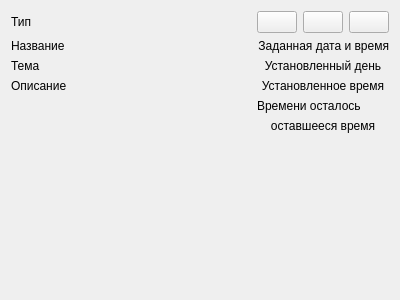
<?xml version="1.0" encoding="UTF-8"?>
<ui version="4.0">
 <class>ViewReminderForm</class>
 <widget class="QWidget" name="ViewReminderForm">
  <property name="geometry">
   <rect>
    <x>0</x>
    <y>0</y>
    <width>400</width>
    <height>300</height>
   </rect>
  </property>
  <property name="windowTitle">
   <string>Просмотр напоминания</string>
  </property>
  <layout class="QGridLayout" name="gridLayout_2">
   <item row="1" column="0">
    <widget class="QLabel" name="lbl_title">
     <property name="text">
      <string>Название</string>
     </property>
    </widget>
   </item>
   <item row="0" column="3">
    <widget class="QPushButton" name="pb_delete">
     <property name="text">
      <string/>
     </property>
    </widget>
   </item>
   <item row="1" column="2" colspan="3">
    <widget class="QLabel" name="lbl_set_date_time_text">
     <property name="text">
      <string>Заданная дата и время</string>
     </property>
     <property name="alignment">
      <set>Qt::AlignRight|Qt::AlignTrailing|Qt::AlignVCenter</set>
     </property>
    </widget>
   </item>
   <item row="0" column="4">
    <widget class="QPushButton" name="pb_close">
     <property name="text">
      <string/>
     </property>
    </widget>
   </item>
   <item row="0" column="0">
    <widget class="QLabel" name="lbl_type_record">
     <property name="text">
      <string>Тип</string>
     </property>
    </widget>
   </item>
   <item row="3" column="2" colspan="3">
    <widget class="QLabel" name="lbl_set_time">
     <property name="text">
      <string>Установленное время</string>
     </property>
     <property name="alignment">
      <set>Qt::AlignCenter</set>
     </property>
    </widget>
   </item>
   <item row="2" column="2" colspan="3">
    <widget class="QLabel" name="lbl_set_date">
     <property name="text">
      <string>Установленный день</string>
     </property>
     <property name="alignment">
      <set>Qt::AlignCenter</set>
     </property>
    </widget>
   </item>
   <item row="0" column="2">
    <widget class="QPushButton" name="pb_edit">
     <property name="text">
      <string/>
     </property>
    </widget>
   </item>
   <item row="7" column="0">
    <spacer name="verticalSpacer">
     <property name="orientation">
      <enum>Qt::Vertical</enum>
     </property>
     <property name="sizeHint" stdset="0">
      <size>
       <width>20</width>
       <height>40</height>
      </size>
     </property>
    </spacer>
   </item>
   <item row="0" column="1">
    <spacer name="horizontalSpacer">
     <property name="orientation">
      <enum>Qt::Horizontal</enum>
     </property>
     <property name="sizeHint" stdset="0">
      <size>
       <width>40</width>
       <height>20</height>
      </size>
     </property>
    </spacer>
   </item>
   <item row="4" column="2" colspan="3">
    <widget class="QLabel" name="lbl_time_left_text">
     <property name="text">
      <string>Времени осталось</string>
     </property>
    </widget>
   </item>
   <item row="5" column="2" colspan="3">
    <widget class="QLabel" name="lbl_time_left">
     <property name="text">
      <string>оставшееся время</string>
     </property>
     <property name="alignment">
      <set>Qt::AlignHCenter|Qt::AlignTop</set>
     </property>
    </widget>
   </item>
   <item row="2" column="0">
    <widget class="QLabel" name="lbl_topic">
     <property name="text">
      <string>Тема</string>
     </property>
    </widget>
   </item>
   <item row="3" column="0">
    <widget class="QLabel" name="lbl_description">
     <property name="text">
      <string>Описание</string>
     </property>
    </widget>
   </item>
  </layout>
 </widget>
 <resources/>
 <connections/>
</ui>
